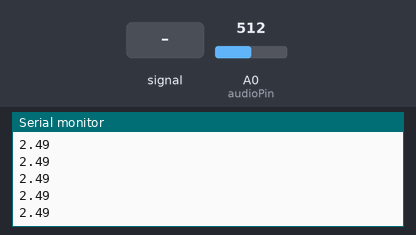
Recording of a sketch running on a simulated Arduino Uno, built with avr-gcc and run on an emulated ATmega328P. Parts: the last lines printed to the serial monitor. Inputs (shaded band) come from the test bench; at power-on: A0 (audioPin) = 512.

Above: at 1.2 s.
1.3 s: A0 (audioPin) fed a 200 Hz sine of ±81 counts around its level
At 2.6 s:
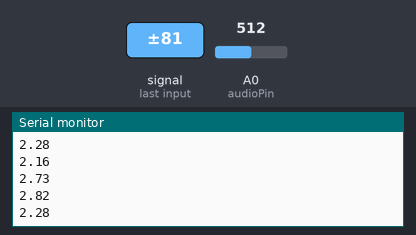
2.8 s: A0 (audioPin) set to 716
At 4.1 s:
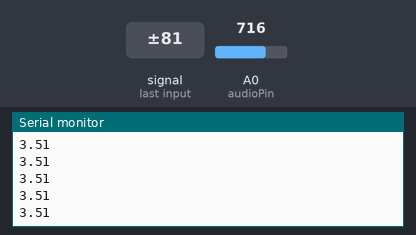
4.3 s: A0 (audioPin) fed a 1000 Hz sine of ±255 counts around its level
5.8 s: A0 (audioPin) set to 1023
At 7.6 s:
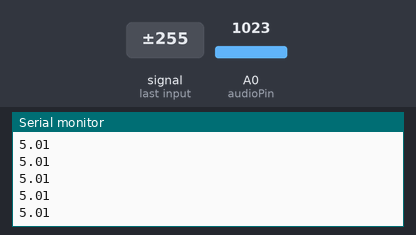
Timing chart, 0 to 8.3 s (numbered marks = the images above; inputs shaded):
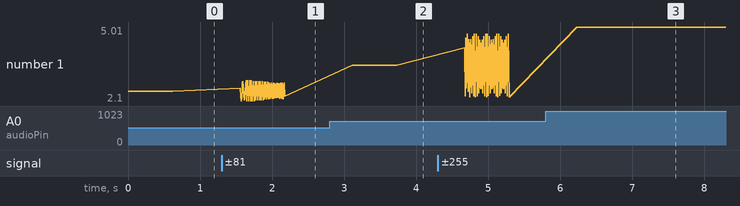

The sketch:

MUESTREO_1.ino
```cpp
const int audioPin = A0;     // Pin analógico
const int numMuestras = 100; // Cantidad de muestras por bloque
int valor = 0;
float voltaje = 0;

void setup() {
  Serial.begin(9600); // Comunicación serie
}

void loop() {
  // --- Nuevo bloque ---
  for (int i = 0; i < numMuestras; i++) {
    valor = analogRead(audioPin);        // Lectura ADC (0–1023)
    voltaje = (valor * 5.0) / 1023.0;    // Conversión a voltaje (0–5 V)

    // Ajuste de resolución: redondear a pasos de 0.03 V
    voltaje = round(voltaje / 0.03) * 0.03;

    Serial.println(voltaje, 2);          // Imprime con 2 decimales
    delayMicroseconds(125);              // ~8 kHz de muestreo, T = 1/8000 = 125µs
  }
  // --- Fin de bloque ---

  delay(1000); // Pausa 1 segundo antes del siguiente bloque
}
```

Measured:
- after the input at 1.3 s, the serial monitor: prints a new line after 0.26 s (image 1)
- after the input at 2.8 s, the serial monitor: prints a new line after 0.31 s (image 2)
- after the input at 5.8 s, the serial monitor: prints a new line after 0.43 s (image 3)
- plotted number 1: 2.49 → 2.28 after the input at 1.3 s, 2.28 → 3.51 after the input at 2.8 s, 2.25 → 5.01 after the input at 5.8 s
